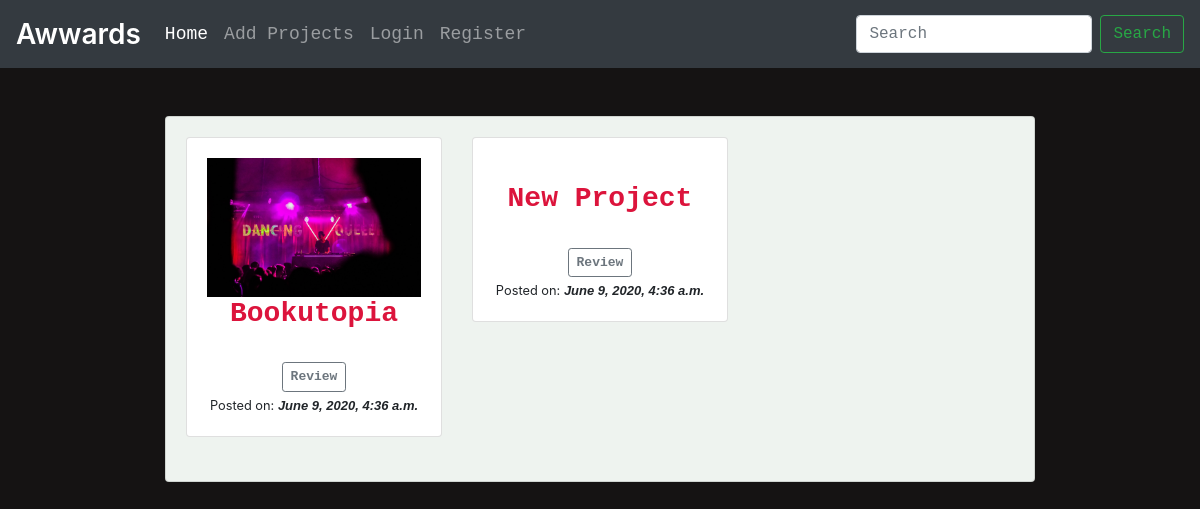
/, run on an earlier commit of the app's database.
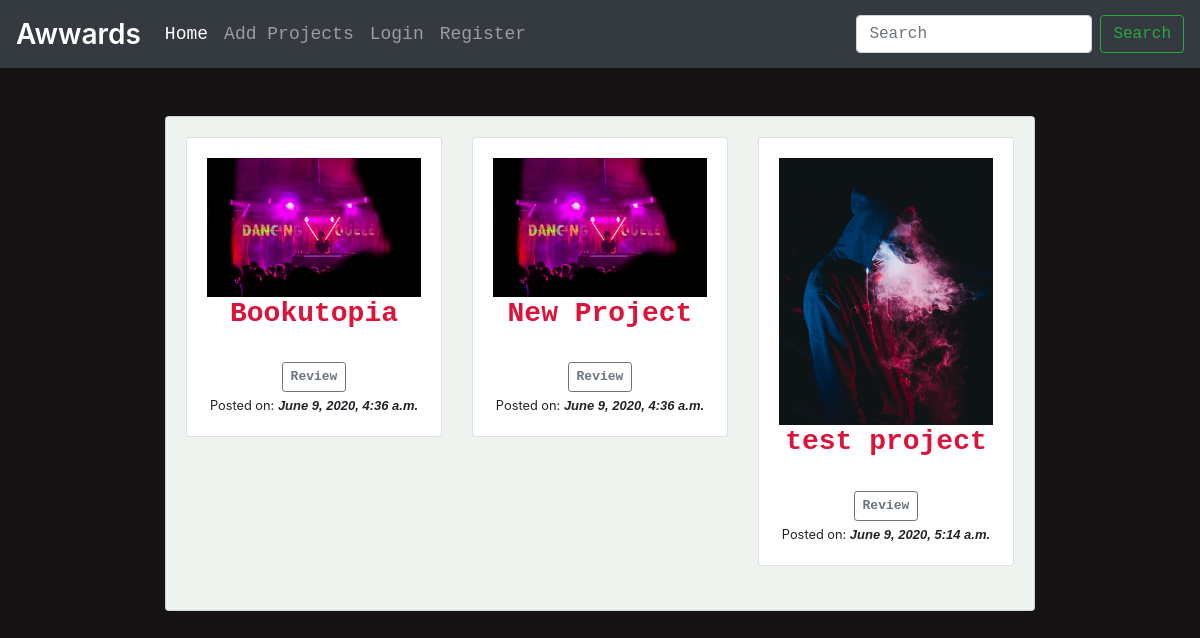
And on a later commit of the database.
### main/models.py (models this page shows, shortened)
class Project(models.Model):
    name = models.CharField(max_length=300)
    image = models.ImageField(blank=True, null=True)
    reviewDate = models.DateTimeField(default=timezone.now())
    languages = models.CharField(max_length=300)
    description = models.TextField(max_length=5000)
    projectLink = models.CharField(max_length=300)
    averageRating = models.FloatField(default=0)

### main/views.py (the view)
# urls.py: url(r'^$', main_views.home, name='home'),
def home(request):
    query = request.GET.get('title')
    allProjects = None
    if query:
        allProjects = Project.objects.filter(name__icontains=query)
    else:
        allProjects = Project.objects.all() # selects everything from the Project table
    context = {
        'projects' : allProjects,
    }
    return render(request, 'main/index.html', context)

### main/templates/main/index.html (shortened to what this page needs)
{% extends 'main/base.html' %}
{% block content %}
    <div class="container">
        <div class="card" id="backdrop">
            <div class="card-body">
                <div class="row">
                    {% for project in projects %}
                    <div class="col-md-4">
                        <div class="card">
                            <div class="card-body">
                                <div class="text-center">
                                    {% if project.image %}
                                        <a href="#"><img src="{{ project.image.url }}" alt="{{ project.name }} image" width="100%" height="100%"></a>
                                    {% endif %}
                                    <h3 class="text-center" style="font-family: monospace; font-weight: bold; color: crimson;">
                                        {{ project.name }}</h3>
                                    <a href="{% url 'main:detail' project.id %}" class="btn btn-sm btn-outline-secondary" style="font-family: monospace; font-size: medium; font-weight: bold;">Review</a>
                                    <small>Posted on: <i style="font-family: sans-serif; font-size: small; font-weight: bold;">{{ project.reviewDate }}</i></small>
                                </div>
                            </div>
                        </div>
                    </div>
                    {% endfor %}
                </div>
            </div>
        </div>
    </div>
{% endblock %}

### main/templates/main/base.html (shortened to what this page needs)
<!DOCTYPE html>
<html lang="en">
<head>
    <link rel="stylesheet" href="https://stackpath.bootstrapcdn.com/bootstrap/4.5.0/css/bootstrap.min.css">
    {% load staticfiles %}
    <link rel="stylesheet" href="{% static 'css/main.css' %}">
</head>
<body>
    <nav class="navbar navbar-expand-lg navbar-dark bg-dark text-white">
        <a class="navbar-brand" href="{% url 'main:home' %}" style="font-family: -apple-system, BlinkMacSystemFont, 'Segoe UI', Roboto, Oxygen, Ubuntu, Cantarell, 'Open Sans', 'Helvetica Neue', sans-serif; font-weight: 600; font-size: 28px;">Awwards</a>
        <div class="collapse navbar-collapse" id="navbarSupportedContent">
          <ul class="navbar-nav mr-auto" style="font-family: monospace; font-size: 18px;">
            <li class="nav-item active">
              <a class="nav-link" href="{% url 'main:home' %}">Home <span class="sr-only">(current)</span></a>
            </li>
            <li class="nav-item">
              <a class="nav-link" href="{% url 'main:add_projects' %}">Add Projects</a>
            </li>
            {% if user.is_authenticated %}
              <li class="nav-item dropdown">
                <a class="nav-link dropdown-toggle" href="#" id="navbarDropdown" role="button" data-toggle="dropdown" aria-haspopup="true" aria-expanded="false">
                  {{ user.username }}
                </a>
                <div class="dropdown-menu" aria-labelledby="navbarDropdown">
                  <a class="dropdown-item" href="#">My Profile</a>
                  <div class="dropdown-divider"></div>
                  <a class="dropdown-item" href="{% url 'accounts:logout' %}">Logout</a>
                </div>
              </li>
            {% else %}
            <li class="nav-item">
              <a class="nav-link" href="{% url 'accounts:login' %}">Login</a>
            </li>
            <li class="nav-item">
              <a class="nav-link" href="{% url 'accounts:register' %}">Register</a>
            </li>
            {% endif %}
          </ul>
          <form class="form-inline my-2 my-lg-0" method="GET" action="{% url 'main:home' %}" style="font-family: monospace; font-size: 18px;">
            <input class="form-control mr-sm-2" type="search" placeholder="Search" aria-label="Search" name="title">
            <button class="btn btn-outline-success my-2 my-sm-0" type="submit">Search</button>
          </form>
        </div>
      </nav>
    {% block content %}
    {% endblock %}
</body>
</html>

### main/static/css/main.css (style rules this page uses)
body { background-color: #151313; }
#backdrop { background-color: #eef3ef; }
.container { width: 75%; }

What changed in the data, as far as the page shows it:
changed Project "New Project": image empty → "about_copy.jpg" (drawn); image: picture added
added Project: image (picture), name "test project", reviewDate "June 9, 2020, 5:14 a.m."
